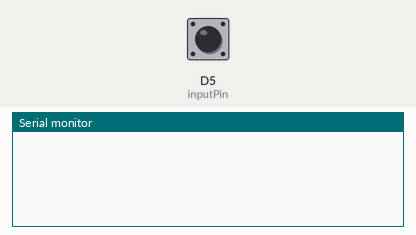
Recording of a sketch running on a simulated ESP8266 (NodeMCU). Parts: the last lines printed to the serial monitor. The inputs (shaded band) are chosen by the test bench; at power-on: D5 (inputPin) HIGH.

Above: at 1.4 s.
1.5 s: D5 (inputPin) pulled LOW for 0.15 s
At 1.63 s:
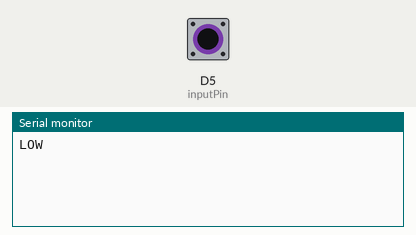
At 2.7 s:
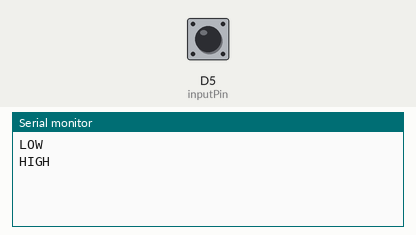

Measured:
- after the input at 1.5 s, the serial monitor: prints a new line at once (image 1)

The sketch:

state.ino
```cpp
const int inputPin = D5;
int lastState = HIGH;

void setup() {
  Serial.begin(115200);
  delay(200);

  pinMode(inputPin, INPUT_PULLUP);
  lastState = digitalRead(inputPin);
}

void loop() {
  int currentState = digitalRead(inputPin);
  if (currentState != lastState) {
    Serial.println(currentState == HIGH ? "HIGH" : "LOW");
    lastState = currentState;
  }
}
```
